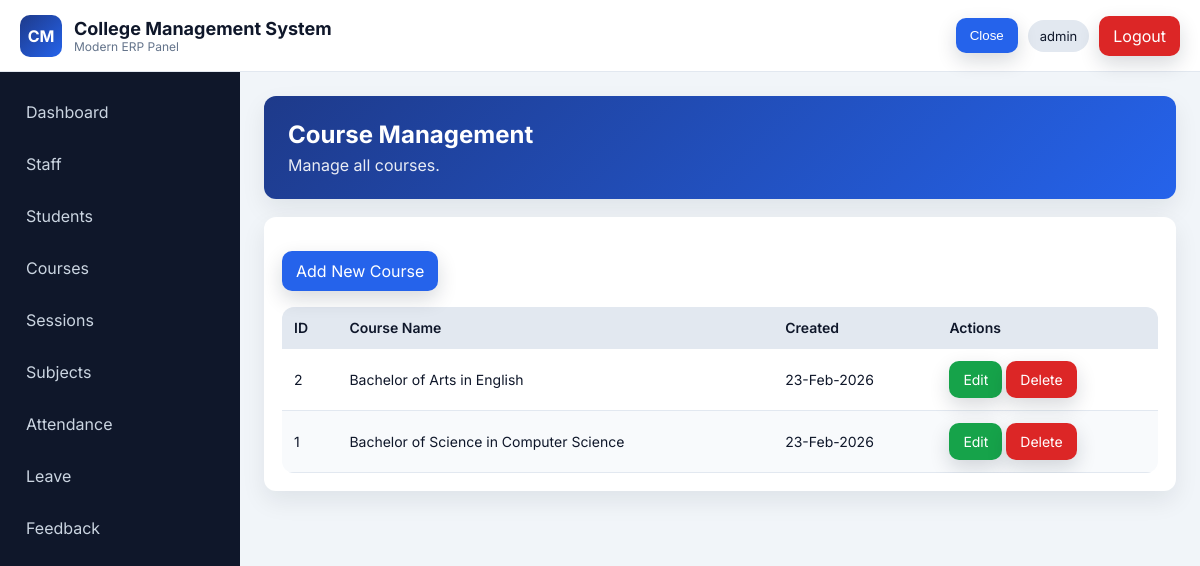
The page /hod/course/list/ (signed in) on the database its author committed.
### student_management_app/models.py (models this page shows, shortened)
class CustomUser(AbstractUser):
    USER_TYPE_CHOICES = (
        ("HOD", "HOD"),
        ("STAFF", "STAFF"),
        ("STUDENT", "STUDENT"),
    )
    user_type = models.CharField(max_length=10, choices=USER_TYPE_CHOICES, default="HOD")

class Courses(models.Model):
    course_name = models.CharField(max_length=255)
    created_at = models.DateTimeField(auto_now_add=True)
    updated_at = models.DateTimeField(auto_now=True)

### student_management_app/views.py (the view)
# urls.py: path("hod/course/list/", views.hod_list_courses, name="hod_list_courses"),
@hod_required
def hod_list_courses(request):
    courses = Courses.objects.all().order_by("-created_at")
    return render(request, "hod_templates/list_courses.html", {"courses": courses})

### student_management_app/role_helpers.py (called while the page is built)
def dashboard_name_for_user(user):
    role = (getattr(user, "user_type", "") or "").strip().upper()
    dashboard_name = ROLE_DASHBOARD_MAP.get(role)
    if dashboard_name:
        return dashboard_name
    if getattr(user, "is_superuser", False):
        return "hod_dashboard"
    return None

def role_required(expected_dashboard_name):
    def decorator(view_func):
        @wraps(view_func)
        def _wrapped(request, *args, **kwargs):
            if not request.user.is_authenticated:
                return redirect("login_page")
            if dashboard_name_for_user(request.user) != expected_dashboard_name:
                return redirect("login_page")
            return view_func(request, *args, **kwargs)
        return _wrapped
    return decorator

### student_management_app/templates/hod_templates/list_courses.html (shortened to what this page needs)
{% extends 'base.html' %}
{% block content %}
<div class="page-header"><h2>Course Management</h2><p>Manage all courses.</p></div>
<div class="card table-wrap">
    <p><a class="btn btn-primary" href="{% url 'hod_add_course' %}">Add New Course</a></p>
    <table class="erp-table">
        <thead>
            <tr><th>ID</th><th>Course Name</th><th>Created</th><th>Actions</th></tr>
        </thead>
        <tbody>
        {% for course in courses %}
            <tr>
                <td>{{ course.id }}</td>
                <td>{{ course.course_name }}</td>
                <td>{{ course.created_at|date:"d-M-Y" }}</td>
                <td>
                    <a class="btn btn-success" href="{% url 'hod_edit_course' course.id %}">Edit</a>
                    <a class="btn btn-danger" href="{% url 'hod_delete_course' course.id %}" onclick="return confirm('Delete this course?');">Delete</a>
                </td>
            </tr>
        {% empty %}
            <tr><td colspan="4">No courses found.</td></tr>
        {% endfor %}
        </tbody>
    </table>
</div>
{% endblock %}

### templates/base.html (shortened to what this page needs)
{% load static %}
<!DOCTYPE html>
<html lang="en">
<head>
    <link rel="stylesheet" href="{% static 'css/style.css' %}">
</head>
<body>
    {% if request.user.is_authenticated %}
    <header class="topbar">
        <div class="topbar-left">
            <div class="logo">CM</div>
            <div>
                <h1>College Management System</h1>
                <p>Modern ERP Panel</p>
            </div>
        </div>
        <div class="topbar-right">
            <button class="menu-toggle btn btn-primary" id="menuToggle" type="button" aria-controls="sidebar" aria-expanded="false">Menu</button>
            <span class="user-chip">{{ request.user.get_full_name|default:request.user.username }}</span>
            <a class="btn btn-danger" href="{% url 'logout_user' %}">Logout</a>
        </div>
    </header>
    <aside class="sidebar" id="sidebar">
        <nav>
            {% if request.user.user_type == 'HOD' or request.user.is_superuser %}
                <a class="sidebar-link" href="{% url 'hod_dashboard' %}">Dashboard</a>
                <a class="sidebar-link" href="{% url 'list_staff' %}">Staff</a>
                <a class="sidebar-link" href="{% url 'hod_list_students' %}">Students</a>
                <a class="sidebar-link" href="{% url 'hod_list_courses' %}">Courses</a>
                <a class="sidebar-link" href="{% url 'hod_list_sessions' %}">Sessions</a>
                <a class="sidebar-link" href="{% url 'hod_list_subjects' %}">Subjects</a>
                <a class="sidebar-link" href="{% url 'admin_view_attendance' %}">Attendance</a>
                <a class="sidebar-link" href="{% url 'admin_student_leave_view' %}">Leave</a>
                <a class="sidebar-link" href="{% url 'hod_student_feedback_list' %}">Feedback</a>
            {% endif %}
        </nav>
    </aside>
    {% endif %}
    <main class="{% if request.user.is_authenticated %}main-content{% else %}auth-wrapper{% endif %} fade-in">
        {% block content %}{% endblock %}
    </main>
</body>
</html>

### static/css/style.css (style rules this page uses)
:root { --primary: #1E3A8A; --secondary: #2563EB; --accent: #F59E0B; --sidebar: #0F172A; --bg: #F1F5F9; --card: #FFFFFF; --text: #0F172A; --muted: #64748B; --success: #16A34A; --danger: #DC2626; --warning: #F59E0B; --radius: 12px; --shadow: 0 10px 25px rgba(15, 23, 42, 0.08); }
* { box-sizing: border-box; }
body { margin: 0; font-family: 'Inter', sans-serif; color: var(--text); background: var(--bg); }
.topbar { position: fixed; top: 0; left: 0; right: 0; height: 72px; background: var(--card); border-bottom: 1px solid #e2e8f0; display: flex; align-items: center; justify-content: space-between; padding: 0 20px; z-index: 1000; }
.topbar-left { display: flex; gap: 12px; align-items: center; }
.logo { width: 42px; height: 42px; border-radius: 10px; background: linear-gradient(135deg, var(--primary), var(--secondary)); color: #fff; display: grid; place-items: center; font-weight: 700; }
.topbar h1 { margin: 0; font-size: 18px; }
.topbar p { margin: 0; color: var(--muted); font-size: 12px; }
.topbar-right { display: flex; gap: 10px; align-items: center; }
.user-chip { padding: 8px 12px; border-radius: 999px; background: #e2e8f0; font-size: 13px; }
.menu-toggle { display: inline-block; }
.sidebar { position: fixed; top: 72px; left: 0; width: 240px; bottom: 0; background: var(--sidebar); padding: 18px 12px; transition: transform 0.3s ease; overflow-y: auto; }
.sidebar nav { display: flex; flex-direction: column; gap: 8px; }
.sidebar-link { color: #cbd5e1; text-decoration: none; padding: 12px 14px; border-radius: 10px; transition: all 0.3s ease; }
.main-content { margin-top: 72px; margin-left: 240px; padding: 24px; }
.page-header { background: linear-gradient(135deg, var(--primary), var(--secondary)); color: #fff; border-radius: var(--radius); padding: 24px; box-shadow: var(--shadow); margin-bottom: 18px; }
.page-header h2 { margin: 0 0 6px; }
.page-header p { margin: 0; opacity: 0.9; }
.card { background: var(--card); border-radius: var(--radius); box-shadow: var(--shadow); padding: 18px; margin-bottom: 16px; }
.btn { position: relative; overflow: hidden; display: inline-flex; align-items: center; justify-content: center; gap: 6px; border: 0; text-decoration: none; color: #fff; padding: 10px 14px; border-radius: 10px; cursor: pointer; transition: all 0.3s ease; box-shadow: 0 8px 20px rgba(15, 23, 42, 0.16); }
.btn-primary { background: var(--secondary); }
.btn-success { background: var(--success); }
.btn-danger { background: var(--danger); }
.table-wrap { overflow-x: auto; }
.erp-table { width: 100%; border-collapse: collapse; background: #fff; border-radius: var(--radius); overflow: hidden; }
.erp-table th, .erp-table td { border-bottom: 1px solid #e2e8f0; padding: 12px; text-align: left; font-size: 14px; }
.erp-table th { background: #e2e8f0; font-weight: 600; }
.erp-table tbody tr:nth-child(even) { background: #f8fafc; }
.fade-in { animation: fadeIn 0.4s ease; }

### rows shown on the page
CustomUser: user.get_full_name "admin"
Courses: id "2", course_name "Bachelor of Arts in English", created_at "23-Feb-2026"
Courses: id "1", course_name "Bachelor of Science in Computer Science", created_at "23-Feb-2026"
